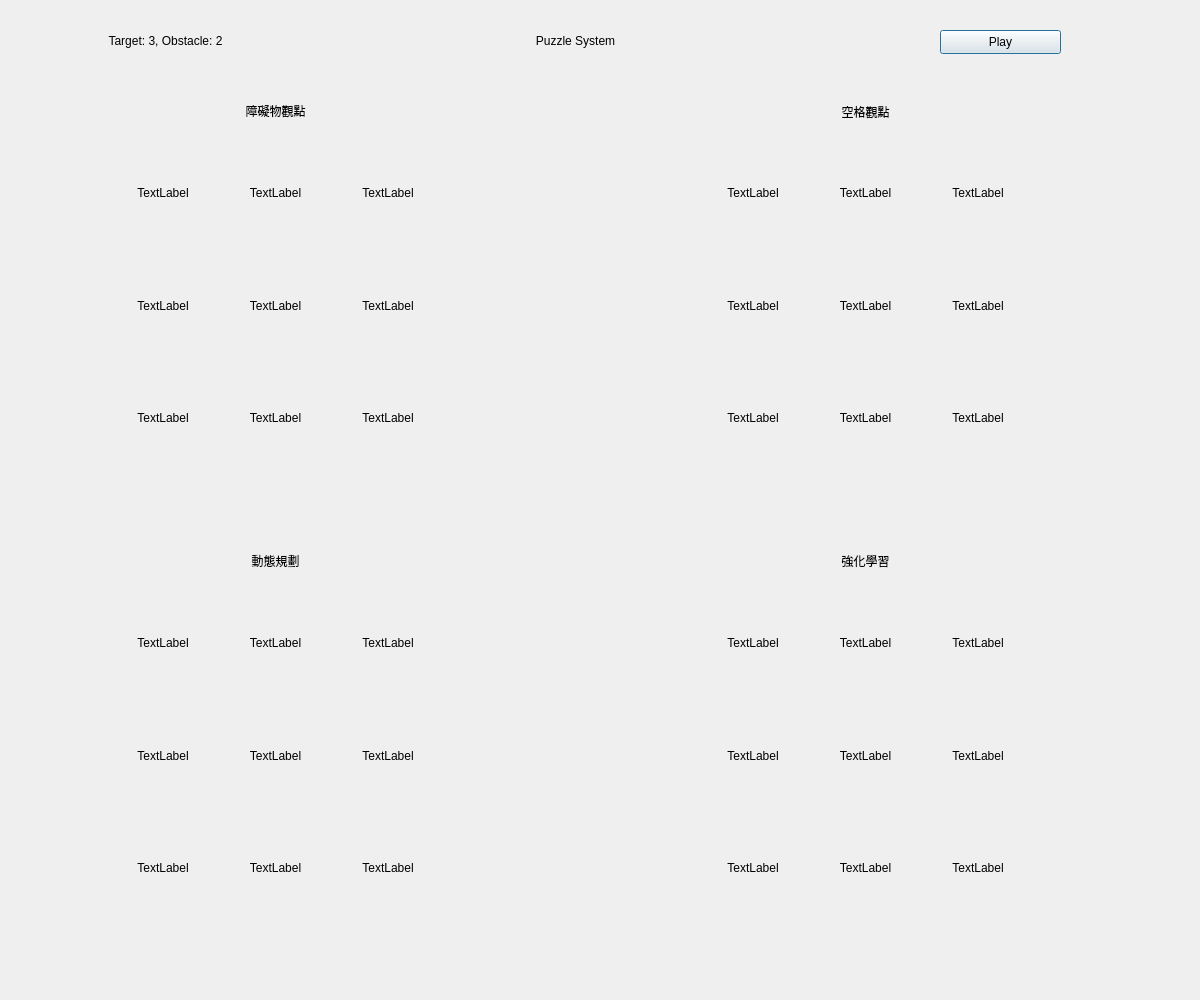
<?xml version="1.0" encoding="UTF-8"?>
<ui version="4.0">
 <class>Dialog</class>
 <widget class="QDialog" name="Dialog">
  <property name="geometry">
   <rect>
    <x>0</x>
    <y>0</y>
    <width>1200</width>
    <height>1000</height>
   </rect>
  </property>
  <property name="windowTitle">
   <string>Dialog</string>
  </property>
  <widget class="QWidget" name="gridLayoutWidget_2">
   <property name="geometry">
    <rect>
     <x>700</x>
     <y>140</y>
     <width>331</width>
     <height>331</height>
    </rect>
   </property>
   <layout class="QGridLayout" name="gridLayout_2">
    <item row="0" column="1">
     <widget class="QLabel" name="label_11">
      <property name="minimumSize">
       <size>
        <width>100</width>
        <height>100</height>
       </size>
      </property>
      <property name="text">
       <string>TextLabel</string>
      </property>
      <property name="alignment">
       <set>Qt::AlignCenter</set>
      </property>
     </widget>
    </item>
    <item row="1" column="0">
     <widget class="QLabel" name="label_13">
      <property name="minimumSize">
       <size>
        <width>100</width>
        <height>100</height>
       </size>
      </property>
      <property name="text">
       <string>TextLabel</string>
      </property>
      <property name="alignment">
       <set>Qt::AlignCenter</set>
      </property>
     </widget>
    </item>
    <item row="1" column="2">
     <widget class="QLabel" name="label_15">
      <property name="minimumSize">
       <size>
        <width>100</width>
        <height>100</height>
       </size>
      </property>
      <property name="text">
       <string>TextLabel</string>
      </property>
      <property name="alignment">
       <set>Qt::AlignCenter</set>
      </property>
     </widget>
    </item>
    <item row="0" column="2">
     <widget class="QLabel" name="label_12">
      <property name="minimumSize">
       <size>
        <width>100</width>
        <height>100</height>
       </size>
      </property>
      <property name="text">
       <string>TextLabel</string>
      </property>
      <property name="alignment">
       <set>Qt::AlignCenter</set>
      </property>
     </widget>
    </item>
    <item row="2" column="0">
     <widget class="QLabel" name="label_16">
      <property name="minimumSize">
       <size>
        <width>100</width>
        <height>100</height>
       </size>
      </property>
      <property name="text">
       <string>TextLabel</string>
      </property>
      <property name="alignment">
       <set>Qt::AlignCenter</set>
      </property>
     </widget>
    </item>
    <item row="1" column="1">
     <widget class="QLabel" name="label_14">
      <property name="minimumSize">
       <size>
        <width>100</width>
        <height>100</height>
       </size>
      </property>
      <property name="text">
       <string>TextLabel</string>
      </property>
      <property name="alignment">
       <set>Qt::AlignCenter</set>
      </property>
     </widget>
    </item>
    <item row="0" column="0">
     <widget class="QLabel" name="label_10">
      <property name="minimumSize">
       <size>
        <width>100</width>
        <height>100</height>
       </size>
      </property>
      <property name="text">
       <string>TextLabel</string>
      </property>
      <property name="alignment">
       <set>Qt::AlignCenter</set>
      </property>
     </widget>
    </item>
    <item row="2" column="1">
     <widget class="QLabel" name="label_17">
      <property name="minimumSize">
       <size>
        <width>100</width>
        <height>100</height>
       </size>
      </property>
      <property name="text">
       <string>TextLabel</string>
      </property>
      <property name="alignment">
       <set>Qt::AlignCenter</set>
      </property>
     </widget>
    </item>
    <item row="2" column="2">
     <widget class="QLabel" name="label_18">
      <property name="minimumSize">
       <size>
        <width>100</width>
        <height>100</height>
       </size>
      </property>
      <property name="text">
       <string>TextLabel</string>
      </property>
      <property name="alignment">
       <set>Qt::AlignCenter</set>
      </property>
     </widget>
    </item>
   </layout>
  </widget>
  <widget class="QLabel" name="puzzleLabel">
   <property name="geometry">
    <rect>
     <x>440</x>
     <y>20</y>
     <width>271</width>
     <height>41</height>
    </rect>
   </property>
   <property name="autoFillBackground">
    <bool>false</bool>
   </property>
   <property name="text">
    <string>Puzzle System</string>
   </property>
   <property name="alignment">
    <set>Qt::AlignCenter</set>
   </property>
   <property name="wordWrap">
    <bool>false</bool>
   </property>
  </widget>
  <widget class="QLabel" name="spaLabel">
   <property name="geometry">
    <rect>
     <x>690</x>
     <y>91</y>
     <width>351</width>
     <height>41</height>
    </rect>
   </property>
   <property name="text">
    <string>空格觀點</string>
   </property>
   <property name="textFormat">
    <enum>Qt::AutoText</enum>
   </property>
   <property name="scaledContents">
    <bool>false</bool>
   </property>
   <property name="alignment">
    <set>Qt::AlignCenter</set>
   </property>
  </widget>
  <widget class="QWidget" name="gridLayoutWidget">
   <property name="geometry">
    <rect>
     <x>110</x>
     <y>140</y>
     <width>331</width>
     <height>331</height>
    </rect>
   </property>
   <layout class="QGridLayout" name="gridLayout">
    <item row="4" column="4">
     <widget class="QLabel" name="label_6">
      <property name="minimumSize">
       <size>
        <width>100</width>
        <height>100</height>
       </size>
      </property>
      <property name="text">
       <string>TextLabel</string>
      </property>
      <property name="alignment">
       <set>Qt::AlignCenter</set>
      </property>
     </widget>
    </item>
    <item row="3" column="3">
     <widget class="QLabel" name="label_2">
      <property name="minimumSize">
       <size>
        <width>100</width>
        <height>100</height>
       </size>
      </property>
      <property name="text">
       <string>TextLabel</string>
      </property>
      <property name="alignment">
       <set>Qt::AlignCenter</set>
      </property>
     </widget>
    </item>
    <item row="4" column="2">
     <widget class="QLabel" name="label_4">
      <property name="minimumSize">
       <size>
        <width>100</width>
        <height>100</height>
       </size>
      </property>
      <property name="text">
       <string>TextLabel</string>
      </property>
      <property name="alignment">
       <set>Qt::AlignCenter</set>
      </property>
     </widget>
    </item>
    <item row="3" column="2">
     <widget class="QLabel" name="label_1">
      <property name="minimumSize">
       <size>
        <width>100</width>
        <height>100</height>
       </size>
      </property>
      <property name="text">
       <string>TextLabel</string>
      </property>
      <property name="alignment">
       <set>Qt::AlignCenter</set>
      </property>
     </widget>
    </item>
    <item row="5" column="2">
     <widget class="QLabel" name="label_7">
      <property name="minimumSize">
       <size>
        <width>100</width>
        <height>100</height>
       </size>
      </property>
      <property name="text">
       <string>TextLabel</string>
      </property>
      <property name="alignment">
       <set>Qt::AlignCenter</set>
      </property>
     </widget>
    </item>
    <item row="3" column="4">
     <widget class="QLabel" name="label_3">
      <property name="minimumSize">
       <size>
        <width>100</width>
        <height>100</height>
       </size>
      </property>
      <property name="text">
       <string>TextLabel</string>
      </property>
      <property name="alignment">
       <set>Qt::AlignCenter</set>
      </property>
     </widget>
    </item>
    <item row="5" column="3">
     <widget class="QLabel" name="label_8">
      <property name="minimumSize">
       <size>
        <width>100</width>
        <height>100</height>
       </size>
      </property>
      <property name="text">
       <string>TextLabel</string>
      </property>
      <property name="alignment">
       <set>Qt::AlignCenter</set>
      </property>
     </widget>
    </item>
    <item row="4" column="3">
     <widget class="QLabel" name="label_5">
      <property name="minimumSize">
       <size>
        <width>100</width>
        <height>100</height>
       </size>
      </property>
      <property name="text">
       <string>TextLabel</string>
      </property>
      <property name="alignment">
       <set>Qt::AlignCenter</set>
      </property>
     </widget>
    </item>
    <item row="5" column="4">
     <widget class="QLabel" name="label_9">
      <property name="minimumSize">
       <size>
        <width>100</width>
        <height>100</height>
       </size>
      </property>
      <property name="text">
       <string>TextLabel</string>
      </property>
      <property name="alignment">
       <set>Qt::AlignCenter</set>
      </property>
     </widget>
    </item>
   </layout>
  </widget>
  <widget class="QLabel" name="obsLabel">
   <property name="geometry">
    <rect>
     <x>90</x>
     <y>90</y>
     <width>371</width>
     <height>41</height>
    </rect>
   </property>
   <property name="text">
    <string>障礙物觀點</string>
   </property>
   <property name="alignment">
    <set>Qt::AlignCenter</set>
   </property>
  </widget>
  <widget class="QLabel" name="maacLabel">
   <property name="geometry">
    <rect>
     <x>680</x>
     <y>540</y>
     <width>371</width>
     <height>41</height>
    </rect>
   </property>
   <property name="text">
    <string>強化學習</string>
   </property>
   <property name="textFormat">
    <enum>Qt::AutoText</enum>
   </property>
   <property name="scaledContents">
    <bool>false</bool>
   </property>
   <property name="alignment">
    <set>Qt::AlignCenter</set>
   </property>
  </widget>
  <widget class="QLabel" name="bfsLabel">
   <property name="geometry">
    <rect>
     <x>90</x>
     <y>540</y>
     <width>371</width>
     <height>41</height>
    </rect>
   </property>
   <property name="text">
    <string>動態規劃</string>
   </property>
   <property name="alignment">
    <set>Qt::AlignCenter</set>
   </property>
  </widget>
  <widget class="QWidget" name="gridLayoutWidget_4">
   <property name="geometry">
    <rect>
     <x>110</x>
     <y>590</y>
     <width>331</width>
     <height>331</height>
    </rect>
   </property>
   <layout class="QGridLayout" name="gridLayout_3">
    <item row="5" column="3">
     <widget class="QLabel" name="label_26">
      <property name="minimumSize">
       <size>
        <width>100</width>
        <height>100</height>
       </size>
      </property>
      <property name="text">
       <string>TextLabel</string>
      </property>
      <property name="alignment">
       <set>Qt::AlignCenter</set>
      </property>
     </widget>
    </item>
    <item row="4" column="2">
     <widget class="QLabel" name="label_22">
      <property name="minimumSize">
       <size>
        <width>100</width>
        <height>100</height>
       </size>
      </property>
      <property name="text">
       <string>TextLabel</string>
      </property>
      <property name="alignment">
       <set>Qt::AlignCenter</set>
      </property>
     </widget>
    </item>
    <item row="4" column="3">
     <widget class="QLabel" name="label_23">
      <property name="minimumSize">
       <size>
        <width>100</width>
        <height>100</height>
       </size>
      </property>
      <property name="text">
       <string>TextLabel</string>
      </property>
      <property name="alignment">
       <set>Qt::AlignCenter</set>
      </property>
     </widget>
    </item>
    <item row="3" column="4">
     <widget class="QLabel" name="label_21">
      <property name="minimumSize">
       <size>
        <width>100</width>
        <height>100</height>
       </size>
      </property>
      <property name="text">
       <string>TextLabel</string>
      </property>
      <property name="alignment">
       <set>Qt::AlignCenter</set>
      </property>
     </widget>
    </item>
    <item row="5" column="4">
     <widget class="QLabel" name="label_27">
      <property name="minimumSize">
       <size>
        <width>100</width>
        <height>100</height>
       </size>
      </property>
      <property name="text">
       <string>TextLabel</string>
      </property>
      <property name="alignment">
       <set>Qt::AlignCenter</set>
      </property>
     </widget>
    </item>
    <item row="3" column="3">
     <widget class="QLabel" name="label_20">
      <property name="minimumSize">
       <size>
        <width>100</width>
        <height>100</height>
       </size>
      </property>
      <property name="text">
       <string>TextLabel</string>
      </property>
      <property name="alignment">
       <set>Qt::AlignCenter</set>
      </property>
     </widget>
    </item>
    <item row="5" column="2">
     <widget class="QLabel" name="label_25">
      <property name="minimumSize">
       <size>
        <width>100</width>
        <height>100</height>
       </size>
      </property>
      <property name="text">
       <string>TextLabel</string>
      </property>
      <property name="alignment">
       <set>Qt::AlignCenter</set>
      </property>
     </widget>
    </item>
    <item row="4" column="4">
     <widget class="QLabel" name="label_24">
      <property name="minimumSize">
       <size>
        <width>100</width>
        <height>100</height>
       </size>
      </property>
      <property name="text">
       <string>TextLabel</string>
      </property>
      <property name="alignment">
       <set>Qt::AlignCenter</set>
      </property>
     </widget>
    </item>
    <item row="3" column="2">
     <widget class="QLabel" name="label_19">
      <property name="minimumSize">
       <size>
        <width>100</width>
        <height>100</height>
       </size>
      </property>
      <property name="text">
       <string>TextLabel</string>
      </property>
      <property name="alignment">
       <set>Qt::AlignCenter</set>
      </property>
     </widget>
    </item>
   </layout>
  </widget>
  <widget class="QWidget" name="gridLayoutWidget_3">
   <property name="geometry">
    <rect>
     <x>700</x>
     <y>590</y>
     <width>331</width>
     <height>331</height>
    </rect>
   </property>
   <layout class="QGridLayout" name="gridLayout_4">
    <item row="2" column="1">
     <widget class="QLabel" name="label_35">
      <property name="minimumSize">
       <size>
        <width>100</width>
        <height>100</height>
       </size>
      </property>
      <property name="text">
       <string>TextLabel</string>
      </property>
      <property name="alignment">
       <set>Qt::AlignCenter</set>
      </property>
     </widget>
    </item>
    <item row="2" column="2">
     <widget class="QLabel" name="label_36">
      <property name="minimumSize">
       <size>
        <width>100</width>
        <height>100</height>
       </size>
      </property>
      <property name="text">
       <string>TextLabel</string>
      </property>
      <property name="alignment">
       <set>Qt::AlignCenter</set>
      </property>
     </widget>
    </item>
    <item row="0" column="0">
     <widget class="QLabel" name="label_28">
      <property name="minimumSize">
       <size>
        <width>100</width>
        <height>100</height>
       </size>
      </property>
      <property name="text">
       <string>TextLabel</string>
      </property>
      <property name="alignment">
       <set>Qt::AlignCenter</set>
      </property>
     </widget>
    </item>
    <item row="0" column="1">
     <widget class="QLabel" name="label_29">
      <property name="minimumSize">
       <size>
        <width>100</width>
        <height>100</height>
       </size>
      </property>
      <property name="text">
       <string>TextLabel</string>
      </property>
      <property name="alignment">
       <set>Qt::AlignCenter</set>
      </property>
     </widget>
    </item>
    <item row="0" column="2">
     <widget class="QLabel" name="label_30">
      <property name="minimumSize">
       <size>
        <width>100</width>
        <height>100</height>
       </size>
      </property>
      <property name="text">
       <string>TextLabel</string>
      </property>
      <property name="alignment">
       <set>Qt::AlignCenter</set>
      </property>
     </widget>
    </item>
    <item row="1" column="0">
     <widget class="QLabel" name="label_31">
      <property name="minimumSize">
       <size>
        <width>100</width>
        <height>100</height>
       </size>
      </property>
      <property name="text">
       <string>TextLabel</string>
      </property>
      <property name="alignment">
       <set>Qt::AlignCenter</set>
      </property>
     </widget>
    </item>
    <item row="1" column="1">
     <widget class="QLabel" name="label_32">
      <property name="minimumSize">
       <size>
        <width>100</width>
        <height>100</height>
       </size>
      </property>
      <property name="text">
       <string>TextLabel</string>
      </property>
      <property name="alignment">
       <set>Qt::AlignCenter</set>
      </property>
     </widget>
    </item>
    <item row="1" column="2">
     <widget class="QLabel" name="label_33">
      <property name="minimumSize">
       <size>
        <width>100</width>
        <height>100</height>
       </size>
      </property>
      <property name="text">
       <string>TextLabel</string>
      </property>
      <property name="alignment">
       <set>Qt::AlignCenter</set>
      </property>
     </widget>
    </item>
    <item row="2" column="0">
     <widget class="QLabel" name="label_34">
      <property name="minimumSize">
       <size>
        <width>100</width>
        <height>100</height>
       </size>
      </property>
      <property name="text">
       <string>TextLabel</string>
      </property>
      <property name="alignment">
       <set>Qt::AlignCenter</set>
      </property>
     </widget>
    </item>
   </layout>
  </widget>
  <widget class="QPushButton" name="pushButton">
   <property name="geometry">
    <rect>
     <x>940</x>
     <y>30</y>
     <width>121</width>
     <height>24</height>
    </rect>
   </property>
   <property name="text">
    <string>Play</string>
   </property>
  </widget>
  <widget class="QLabel" name="egLabel">
   <property name="geometry">
    <rect>
     <x>0</x>
     <y>20</y>
     <width>331</width>
     <height>41</height>
    </rect>
   </property>
   <property name="autoFillBackground">
    <bool>false</bool>
   </property>
   <property name="text">
    <string>Target: 3, Obstacle: 2</string>
   </property>
   <property name="alignment">
    <set>Qt::AlignCenter</set>
   </property>
   <property name="wordWrap">
    <bool>false</bool>
   </property>
  </widget>
 </widget>
 <resources/>
 <connections/>
 <buttongroups>
  <buttongroup name="buttonGroup">
   <property name="exclusive">
    <bool>true</bool>
   </property>
  </buttongroup>
 </buttongroups>
</ui>
